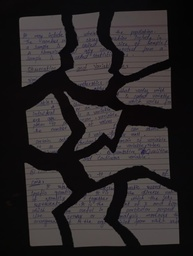
#> input picture Images/img78.jpeg, 193 x 256 px, shrunk from 963 x 1280 before the run, found by its file name
$ jupyter execute Final.ipynb
#> lines starting #> are read from the running program, lines starting #| are printed output that depends on the picture; after the words box and inside, x2 and y2 are one past the last pixel; in counts of white or black regions, pixels touching at a corner belong together
[cell 1]
import numpy as np
import matplotlib.pyplot as plt
import cv2

[cell 2]
topp,bottomm,rightt,leftt=[],[],[],[]
pp=[]

[cell 3]
isolated_pieces_list = []
def display_detected_fragments(image_path):
    # 1. Load the image
    img = cv2.imread(image_path)
#> img is the input picture: shape (256, 193, 3); mean B, G, R 40.6, 39.7, 43.5
    if img is None:
        print("Error: Image could not be loaded. Check your file path.")
        return

    # Convert from BGR to RGB for correct Matplotlib color display
    img_rgb = cv2.cvtColor(img, cv2.COLOR_BGR2RGB)
    h, w, c = img.shape
#> h = 256; w = 193; c = 3

    # 2. Preprocess to separate paper pieces from the dark background
    gray = cv2.cvtColor(img, cv2.COLOR_BGR2GRAY)

    # Otsu's thresholding to separate white paper from dark gaps
    _, thresh = cv2.threshold(gray, 0, 255, cv2.THRESH_BINARY + cv2.THRESH_OTSU)
#> thresh: shape (256, 193); 48.1% white; 10 white regions, largest, box (x1, y1, x2, y2) and area: (118, 178, 179, 245) 3179, (79, 125, 170, 182) 3022, (110, 10, 169, 76) 2981

    # Clean up noise using morphological operations
    kernel = cv2.getStructuringElement(cv2.MORPH_RECT, (5, 5))
    thresh = cv2.morphologyEx(thresh, cv2.MORPH_CLOSE, kernel)
#> thresh: shape (256, 193); 48.3% white; 10 white regions, largest, box (x1, y1, x2, y2) and area: (118, 178, 179, 245) 3183, (79, 125, 170, 182) 3041, (110, 10, 169, 76) 2989
    thresh = cv2.morphologyEx(thresh, cv2.MORPH_OPEN, kernel)
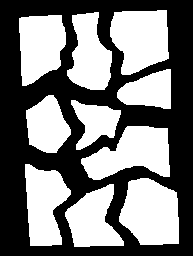
#> thresh: shape (256, 193); 48% white; 10 white regions

    # 3. Find individual contours of each piece of paper
    contours, _ = cv2.findContours(thresh, cv2.RETR_EXTERNAL, cv2.CHAIN_APPROX_SIMPLE)
#> contours = 10 contours; largest, box (x1, y1, x2, y2) and area: (119, 178, 179, 245) 3077, (81, 126, 170, 180) 2894, (110, 10, 169, 75) 2875, (19, 15, 66, 86) 2498, (25, 164, 71, 246) 2486

    # Filter out tiny noise (keep only fragments larger than 1% of the total image area)
    min_area = (h * w) * 0.01
#> min_area = 494.1
    fragments = [c for c in contours if cv2.contourArea(c) > min_area]
#> fragments has the same summary as contours

    print(f"Detected {len(fragments)} distinct paper fragments.")
#| Detected 10 distinct paper fragments.

    # 4. Draw bounding highlights on a copy of the original image
    highlighted_img = img_rgb.copy()

    # 5. Extract and plot each individual fragment
    num_fragments = len(fragments)
#> num_fragments = 10

    # Create a grid layout to plot individual pieces side-by-side
    # We add +1 to the columns to show the overview image first
    cols = 3
    rows = (num_fragments + 1 + (cols - 1)) // cols
#> rows = 4

    plt.figure(figsize=(15, rows * 4))

    # Plot 1: Show all detected areas on the original image
    for idx, contour in enumerate(fragments):
        cv2.drawContours(highlighted_img, [contour], -1, (255, 0, 0), 4) # Blue outline
        x, y, pw, ph = cv2.boundingRect(contour)
        cv2.putText(highlighted_img, f"ID: {idx}", (x + 10, y + 40),
                    cv2.FONT_HERSHEY_SIMPLEX, 1.2, (0, 0, 255), 3)
#> this loop made 10 passes
#> (x, y, pw, ph) on passes 1 to 10: (65, 184, 59, 63), (119, 178, 60, 67), (25, 164, 46, 82), (81, 126, 89, 54), (71, 100, 50, 50), (26, 95, 45, 58), (117, 69, 54, 40), (19, 15, 47, 71), (67, 12, 45, 78), (110, 10, 59, 65)
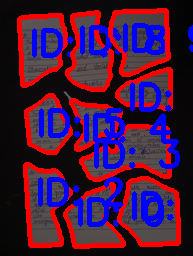
#> highlighted_img: shape (256, 193, 3); mean R, G, B 68.8, 22.9, 61.4

    plt.subplot(rows, cols, 1)
    plt.imshow(highlighted_img)
    plt.title("Overview: Detected Outlines")
    plt.axis("off")

    # Plot remaining subplots: Individual cropped pieces
    for idx, contour in enumerate(fragments):
        mask = np.zeros_like(gray)
        cv2.drawContours(mask, [contour], -1, 255, thickness=cv2.FILLED)

        # Isolate the current piece
        piece = cv2.bitwise_and(img_rgb, img_rgb, mask=mask)

        # Crop to its bounding box boundaries
        x, y, pw, ph = cv2.boundingRect(contour)
        cropped_piece = piece[y:y+ph, x:x+pw]

        # [4 lines of commented-out code are left out]
        isolated_pieces_list.append(cropped_piece)  # Store the isolated piece for later use
#> this loop made 10 passes
#> pass 1, in display_detected_fragments, `piece = cv2.bitwise_and(img_rgb, img_rgb, mask=mask)`:
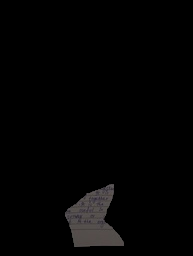
#> piece: shape (256, 193, 3); mean R, G, B 3.7, 3.4, 3.4
#> after the loop:
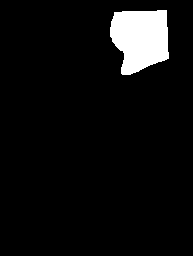
#> mask: shape (256, 193); 6% white; 1 white region, box (x1, y1, x2, y2) and area: (110, 10, 169, 75) 2981
#> after the loop, isolated_pieces_list = 10 items


    plt.tight_layout()
    plt.show()

display_detected_fragments(r'D:\PythonProject1\Intern\Images\img78.jpeg')

[cell 4]
# [32 lines of commented-out code are left out]
ccc=-1
for  current_piece in isolated_pieces_list:
    padded_image = cv2.copyMakeBorder(current_piece, 10, 10, 10, 10, borderType=cv2.BORDER_CONSTANT, value=[0,0,0])

    gray = cv2.cvtColor(padded_image, cv2.COLOR_BGR2GRAY)
    _, thresh = cv2.threshold(gray, 15, 255, cv2.THRESH_BINARY)

    points = cv2.findNonZero(thresh)

    x_box, y_box, w_box, h_box = cv2.boundingRect(points)

    tol = 1.5
    top_deviations, bottom_deviations = [], []

    for col in range(x_box, x_box + w_box):
        white_pixels = np.where(thresh[:, col] == 255)[0]
        if len(white_pixels) > 0:
            top_deviations.append(int(white_pixels[0] - y_box))
            bottom_deviations.append(int((y_box + h_box) - white_pixels[-1]))

    std_top = np.std(top_deviations) if top_deviations else 0
    std_bottom = np.std(bottom_deviations) if bottom_deviations else 0

    top_is_torn = std_top > tol
    bottom_is_torn = std_bottom > tol

    print(f"Top :    {'TORN' if top_is_torn else 'STRAIGHT'} (variance: {std_top:.2f}px)")
    print(f"Bottom : {'TORN' if bottom_is_torn else 'STRAIGHT'} (variance: {std_bottom:.2f}px)")

    left_avg, right_avg = [], []
    for row in range(y_box, y_box + h_box):
        white_pixels = np.where(thresh[row, :] == 255)[0]
        if len(white_pixels) > 0:
            left_avg.append(int(white_pixels[0] - x_box))
            right_avg.append(int((x_box + w_box) - white_pixels[-1]))

    std_left = np.std(left_avg) if left_avg else 0
    std_right = np.std(right_avg) if right_avg else 0

    left_is_torn = std_left > tol
    right_is_torn = std_right > tol

    print(f"Left :   {'TORN' if left_is_torn else 'STRAIGHT'} (avg: {std_left:.2f}px)")
    print(f"Right :  {'TORN' if right_is_torn else 'STRAIGHT'} (avg: {std_right:.2f}px)")

    a1 = cv2.Canny(thresh, 150, 150)
    y_arr, x_arr = np.where(a1 == 255)

    y_pixels, x_pixels = np.where(thresh == 255)
    min_y, max_y = np.min(y_pixels), np.max(y_pixels)
    min_x, max_x = np.min(x_pixels), np.max(x_pixels)

    g1 = 5
    any_torn = False

    if top_is_torn:
        any_torn = True
        b11_top = []
        for col_x in range(min_x, max_x + 1):
            pixels_in_col = y_arr[x_arr == col_x]
            if len(pixels_in_col) > 0:
                b11_top.append((int(col_x), int(np.min(pixels_in_col))))

        top_ref_y = int(min_y - g1)
        distances_top = [abs(int(y11) - top_ref_y) for _, y11 in b11_top]
        print(f"TOP Distances{distances_top}")

        topp.append(distances_top)


    else:
        topp.append(np.nan)

    if bottom_is_torn:
        any_torn = True
        b11_bottom = []
        for col_x in range(min_x, max_x + 1):
            pixels_in_col = y_arr[x_arr == col_x]
            if len(pixels_in_col) > 0:
                b11_bottom.append((int(col_x), int(np.max(pixels_in_col))))

        bottom_ref_y = int(max_y + g1)
        distances_bottom = [abs(int(y11) - bottom_ref_y) for _, y11 in b11_bottom]
        print(f"BOTTOM Distances{distances_bottom}")

        bottomm.append(distances_bottom)
    else:
        bottomm.append(np.nan)

    if left_is_torn:
        any_torn = True
        b11_left = []
        for row_y in range(min_y, max_y + 1):
            pixels_in_row = x_arr[y_arr == row_y]
            if len(pixels_in_row) > 0:
                b11_left.append((int(row_y), int(np.min(pixels_in_row))))

        left_ref_x = int(min_x - g1)
        distances_left = [abs(int(x11) - left_ref_x) for _, x11 in b11_left]
        print(f"LEFT Distances {distances_left}")

        leftt.append(distances_left)
    else:
        leftt.append(np.nan)

    if right_is_torn:
        any_torn = True
        b11_right = []
        for row_y in range(min_y, max_y + 1):
            pixels_in_row = x_arr[y_arr == row_y]
            if len(pixels_in_row) > 0:
                b11_right.append((int(row_y), int(np.max(pixels_in_row))))

        right_ref_x = int(max_x + g1)
        distances_right = [abs(int(x11) - right_ref_x) for _, x11 in b11_right]

        print(f"RIGHT Distances{distances_right}")

        rightt.append(distances_right)


    else:
        rightt.append(np.nan)
    ccc+=1
    print(ccc)
    pp.append(thresh)
    plt.imshow(thresh, cmap='gray')
    plt.show()
#> this loop made 10 passes
#> (w_box, h_box, std_top, std_bottom, std_left, std_right, right_is_torn, max_y) on passes 1, 2, 3, 4, 5, 6, 8, 9, 10: (59, 63, 16.95, 7.43, 11.31, 6.33, True, 72), (60, 67, 10.12, 7.35, 6.09, 7.81, True, 76), (46, 82, 7.09, 21.3, 1.61, 8.68, True, 91), (89, 54, 12.65, 4.8, 16.9, 15.33, True, 63), (50, 50, 2.97, 12.36, 4.57, 14.65, True, 59), (45, 58, 9.6, 7.23, 6.53, 4.95, True, 67), (47, 71, 3.32, 12.62, 3.52, 10.48, True, 80), (45, 78, 20.62, 5.29, 4.86, 5.92, True, 87), (59, 65, 6.18, 10.39, 7.25, 10.07, True, 74)
#> (w_box, h_box, std_top, std_bottom, std_left, std_right, right_is_torn, max_y) on pass 7: (54, 40, 6.26, 2.42, 16.2, 0, False, 49)
#> (printed output is left out)
#> pass 1, `a1 = cv2.Canny(thresh, 150, 150)`:
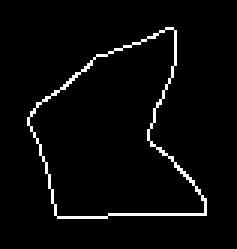
#> a1: shape (83, 79) (shown 3 times larger); 3.4% white in thin lines or dots, all inside (x1, y1, x2, y2) = (9, 9, 69, 73)
#> after the loop:
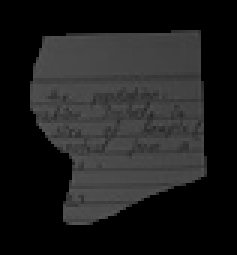
#> gray: shape (85, 79) (shown 3 times larger); min 0, max 90, mean 30.1
#> after the loop:
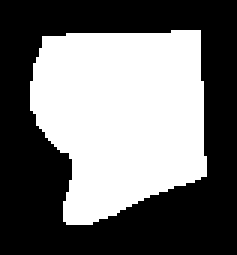
#> thresh: shape (85, 79) (shown 3 times larger); 44.4% white; 1 white region, box (x1, y1, x2, y2) and area: (10, 10, 69, 75) 2981
#> after the loop, bottomm = 10 items; ccc = 9; leftt = 10 items; pp = 10 items; rightt = 10 items; topp = 10 items

[cell 5]
side1 = rightt[0]
#> side1 = 63 values, max 38 at index 62, min 5 at index 56, mean 15.98
side2 = leftt[1]
#> side2 = 67 values, max 26 at index 66, min 4 at index 39, mean 12.42
print(side1)
print(side2)
th = 0.82
tr = 12

edge1 = np.array(side1 if len(side1) > 2*tr else side1, dtype=float)
#> edge1 has the same summary as side1
edge2 = np.array(side2 if len(side2) > 2*tr else side2, dtype=float)
#> edge2 has the same summary as side2

x1 = np.arange(len(edge1))
#> x1 = 63 values from 0 to 62
slope1, intercept1 = np.polyfit(x1, edge1, 1)
#> slope1 = -0.112; intercept1 = 19.44
detrended1 = edge1 - (slope1 * x1 + intercept1)
#> detrended1 = 63 values, max 25.47 at index 62, min -8.2 at index 56, mean 1.92e-15
roughness1 = np.std(detrended1)
#> roughness1 = 5.94

x2 = np.arange(len(edge2))
#> x2 = 67 values from 0 to 66
slope2, intercept2 = np.polyfit(x2, edge2, 1)
#> slope2 = 0.0886; intercept2 = 9.5
detrended2 = edge2 - (slope2 * x2 + intercept2)
#> detrended2 = 67 values, max 14.5 at index 0, min -9.21 at index 42, mean 1.86e-15
roughness2 = np.std(detrended2)
#> roughness2 = 5.76

if roughness1 < 1.2 or roughness2 < 1.2:
    print("NOT MATCHED ")


else:
    norm1 = (edge1 - np.min(edge1)) / (np.max(edge1) - np.min(edge1) + 1e-6)
#> norm1 = 63 values, max 1 at index 62, min 0 at index 56, mean 0.333
    norm2 = (edge2 - np.min(edge2)) / (np.max(edge2) - np.min(edge2) + 1e-6)
#> norm2 = 67 values, max 1 at index 66, min 0 at index 39, mean 0.383

    if len(norm1) < len(norm2):
        shorter, longer = norm1, norm2
#> shorter has the same summary as norm1; longer has the same summary as norm2
        is1_shorter = True
    else:
        shorter, longer = norm2, norm1
        is1_shorter = False

    s_len, l_len = len(shorter), len(longer)
#> s_len = 63; l_len = 67

    best_score = 0.0
    best_offset = 0

    for direction in ["Forward", "Reversed"]:
        test_shorter = shorter if direction == "Forward" else shorter[::-1]

        for offset in range(l_len - s_len + 1):
            segment = longer[offset:offset + s_len]

            dist_direct = np.mean(np.abs(test_shorter - segment))
            score_direct = 1.0 - dist_direct

            dist_comp = np.mean(np.abs(test_shorter - (1.0 - segment)))
            score_comp = 1.0 - dist_comp

            if score_direct > best_score:
                best_score = score_direct
                best_offset = offset if is1_shorter else -offset

            if score_comp > best_score:
                best_score = score_comp
                best_offset = offset if is1_shorter else -offset
#> after the loop, best_offset = 0; best_score = 0.701

    confidence = best_score * 100
#> confidence = 70.08

    if best_score >= th:
        print("MATCHED ")
        print(f"Confidence Score: {confidence:.2f}%")
    else:
        print("NOT MATCHED ")
        print(f"Confidence Score: {confidence:.2f}%")

[cell 6]
def get_thresh(img):
    return cv2.threshold(cv2.cvtColor(img, cv2.COLOR_BGR2GRAY), 15, 255, cv2.THRESH_BINARY)[1]

def merge_canvases(imgA, imgB, threshA, threshB, dx, dy):
    hA, wA = imgA.shape[:2]
    hB, wB = imgB.shape[:2]
    min_x, max_x = min(0, dx), max(wA, wB + dx)
    min_y, max_y = min(0, dy), max(hA, hB + dy)
    canvas = np.zeros((max_y - min_y, max_x - min_x, 3), dtype=np.uint8)
    canvas[-min_y:-min_y+hA, -min_x:-min_x+wA][threshA > 0] = imgA[threshA > 0]
    canvas[dy-min_y:dy-min_y+hB, dx-min_x:dx-min_x+wB][threshB > 0] = imgB[threshB > 0]
    return canvas

def stitch_by_edge(img2, img3, ref="bottom"):
    thresh2, thresh3 = get_thresh(img2), get_thresh(img3)
    p2, p3 = np.where(thresh2 == 255), np.where(thresh3 == 255)
    dy = (int(p2[0].max()) - int(p3[0].max())) if ref == "bottom" else (int(p2[0].min()) - int(p3[0].min()))

    y2, x2 = np.where(cv2.Canny(thresh2, 150, 150) == 255)
    b2 = {r: np.max(x2[y2 == r]) for r in range(np.min(p2[0]), np.max(p2[0]) + 1) if len(x2[y2 == r]) > 0}
    y3, x3 = np.where(cv2.Canny(thresh3, 150, 150) == 255)
    b3 = {r: np.min(x3[y3 == r]) for r in range(np.min(p3[0]), np.max(p3[0]) + 1) if len(x3[y3 == r]) > 0}

    dx = int(np.percentile([b2[y + dy] - x for y, x in b3.items() if (y + dy) in b2], 90))
    return merge_canvases(img2, img3, thresh2, thresh3, dx, dy)

def stitch_by_margin(img0, img1, side="left"):
    thresh0, thresh1 = get_thresh(img0), get_thresh(img1)
    y0, x0 = np.where(thresh0 == 255)
    y1, x1 = np.where(thresh1 == 255)

    dx = (np.min(x0) if side == "left" else np.max(x0)) - (np.min(x1) if side == "left" else np.max(x1))
    bottom0 = {c: np.max(y0[x0 == c]) for c in np.unique(x0)}
    top1 = {c + dx: np.min(y1[x1 == c]) for c in np.unique(x1)}

    dy = int(np.percentile([bottom0[c] - top1[c] + 1 for c in bottom0 if c in top1], 92))
    return merge_canvases(img0, img1, thresh0, thresh1, dx, dy)

def ad_stitch(img_base, img_patch):
    m_b = ((cv2.cvtColor(img_base, cv2.COLOR_BGR2GRAY) > 15) * 255).astype(np.uint8)
    m_p = ((cv2.cvtColor(img_patch, cv2.COLOR_BGR2GRAY) > 15) * 255).astype(np.uint8)

    y_p, x_p = np.where(cv2.Canny(m_p, 50, 150) == 255)
    dist_out, dist_in = cv2.distanceTransform(~m_b, cv2.DIST_L2, 5), cv2.distanceTransform(m_b, cv2.DIST_L2, 5)

    h_b, w_b = img_base.shape[:2]
    h_p, w_p = img_patch.shape[:2]
    best_dx, best_dy, min_score = 0, 0, float('inf')

    for dy in range(-int(h_b * 0.8), int(h_b * 0.8)):
        for dx in range(-int(w_b * 0.8), int(w_b * 1.2)):
            sy, sx = y_p + dy, x_p + dx
            valid = (sy >= 0) & (sy < h_b) & (sx >= 0) & (sx < w_b)
            if np.sum(valid) < 15:
                continue

            vy, vx = sy[valid], sx[valid]
            ol = m_b[vy, vx] == 255
            n_vy, n_vx = vy[~ol], vx[~ol]

            touching = np.sum(dist_out[n_vy, n_vx] <= 6.0) if len(n_vy) > 0 else 0
            deep = np.sum(dist_in[vy[ol], vx[ol]] > 8.0) if np.sum(ol) > 0 else 0
            score = -touching + (4.0 * deep)

            if score < min_score:
                min_score, best_dx, best_dy = score, dx, dy

    oy, ox = max(0, -best_dy), max(0, -best_dx)
    canvas = np.zeros((max(h_b + oy, h_p + best_dy + oy), max(w_b + ox, w_p + best_dx + ox), 3), dtype=np.uint8)
    canvas[oy:oy+h_b, ox:ox+w_b] = img_base
    canvas[best_dy+oy : best_dy+oy+h_p, best_dx+ox : best_dx+ox+w_p][m_p == 255] = img_patch[m_p == 255]
    return canvas

def detect_flat_edges(piece1, piece2):
    sides = []
    for img in [piece1, piece2]:
        if len(img.shape) == 3:
            img = cv2.cvtColor(img, cv2.COLOR_BGR2GRAY)

        _, thresh = cv2.threshold(img, 50, 255, cv2.THRESH_BINARY)
        y, x = np.where(thresh == 255)
        if len(y) == 0:
            sides.append(None)
            continue

        ymin, ymax, xmin, xmax = np.min(y), np.max(y), np.min(x), np.max(x)
        w, h = xmax - xmin + 1, ymax - ymin + 1
        mw, mh = int(w * 0.1), int(h * 0.1)

        flatness = {}
        configs = [
            ("top", x, y, xmin, xmax, mw, w, np.min),
            ("bottom", x, y, xmin, xmax, mw, w, np.max),
            ("left", y, x, ymin, ymax, mh, h, np.min),
            ("right", y, x, ymin, ymax, mh, h, np.max)
        ]

        for name, axis, target, start, end, margin, size, func in configs:
            profile = [func(target[axis == val]) for val in range(start + margin, end - margin + 1) if np.any(axis == val)]
            if len(profile) > 0.5 * size:
                flatness[name] = np.std(profile)

        detected_side = None
        if flatness:
            best_side, best_std = min(flatness.items(), key=lambda x: x[1])
            if best_std < 1.5:
                detected_side = best_side
        sides.append(detected_side)
    return sides[0], sides[1]

[cell 7]
positions = isolated_pieces_list
#> positions = 10 items

can = positions[0]

for i in range(1, len(positions)):
    next_piece = positions[i]
    side1, side2 = detect_flat_edges(can, next_piece)

    if side1 == side2 and side1 is not None:
        if side1 in ['bottom', 'top']:
            can = stitch_by_edge(can, next_piece, ref=side1)
        elif side1 in ['left', 'right']:
            can = stitch_by_margin(can, next_piece, side=side1)
    else:
        can = ad_stitch(can, next_piece)
    plt.imshow(cv2.cvtColor(can, cv2.COLOR_BGR2RGB))
    plt.show()
#> this loop made 9 passes
#> (side1, side2, h_b in ad_stitch, w_b in ad_stitch, h_p in ad_stitch, w_p in ad_stitch, oy in ad_stitch, ox in ad_stitch) on passes 3, 6, 7, 9: ('left', 'right', 82, 131, 54, 89, 31, 0), ('bottom', 'right', 135, 135, 40, 54, 29, 0), ('bottom', 'top', 164, 135, 71, 47, 0, 0), ('bottom', 'top', 164, 135, 65, 59, 0, 54)
#> (side1, h_b in ad_stitch, w_b in ad_stitch, h_p in ad_stitch, w_p in ad_stitch, oy in ad_stitch, ox in ad_stitch) on passes 4, 5, 8: ('bottom', 113, 131, 50, 50, 17, 0), ('bottom', 130, 131, 58, 45, 5, 4), ('bottom', 164, 135, 78, 45, 0, 0)
#> pass 1, `plt.show()`:
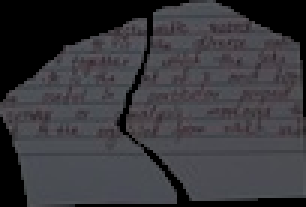
#> shown: shape (69, 102, 3) (shown 3 times larger); mean R, G, B 57.3, 56.5, 60.7
#> after the loop:
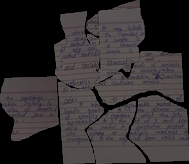
#> can: shape (164, 189, 3); mean R, G, B 50.6, 46.5, 47.3

plt.imshow(cv2.cvtColor(can, cv2.COLOR_BGR2RGB))
plt.show()
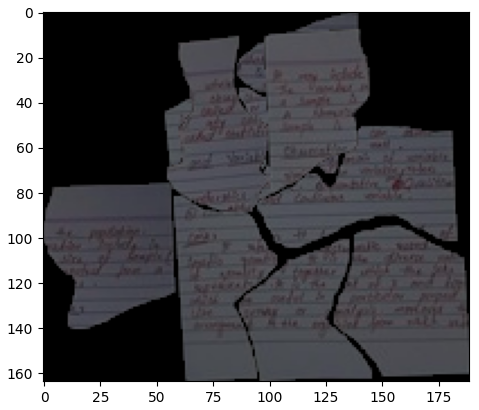
#> figure drawn by matplotlib, 1 panel; B, G, R data is drawn as R, G, B
